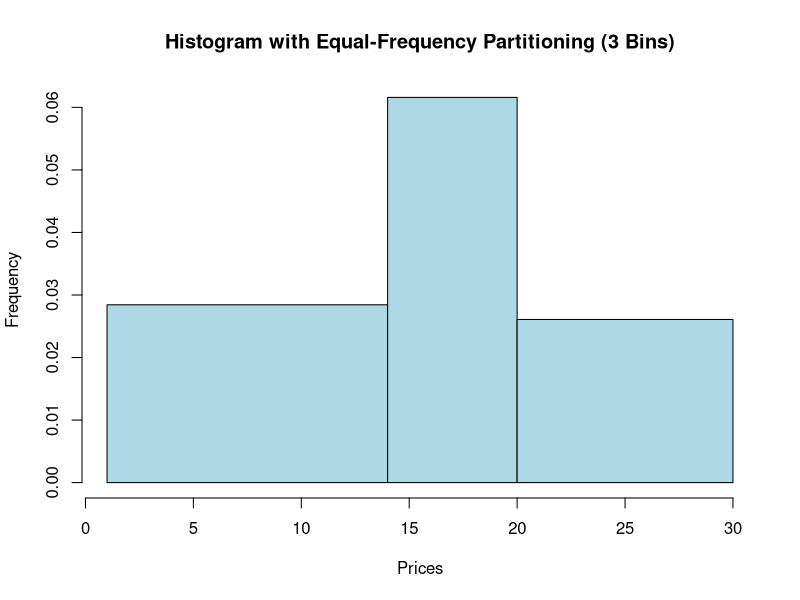

R code for this plot:
# Create the dataset
prices <- c(1, 1, 5, 5, 5, 5, 5, 8, 8, 10, 10, 10, 10, 12, 14, 14, 14, 15, 15, 15, 15, 15, 15, 18, 18, 18, 18, 18, 20, 20, 20, 20, 20, 20, 21, 21, 21, 21, 25, 25, 25, 25, 25, 28, 28, 30)

# (i) Partition the dataset using equal-frequency method with 3 bins
bin_equal_frequency <- cut(prices, breaks = quantile(prices, probs = c(0, 1/3, 2/3, 1)), labels = FALSE)
print(bin_equal_frequency)
# (ii) Apply data smoothing using bin means and bin boundaries
print(bin_means <- tapply(prices, bin_equal_frequency, mean))
bin_boundaries <- quantile(prices, probs = c(0, 1/3, 2/3, 1))

# (iii) Plot Histogram for the above frequency division
hist(prices, breaks = bin_boundaries, main = "Histogram with Equal-Frequency Partitioning (3 Bins)",
     xlab = "Prices", ylab = "Frequency", col="lightblue")